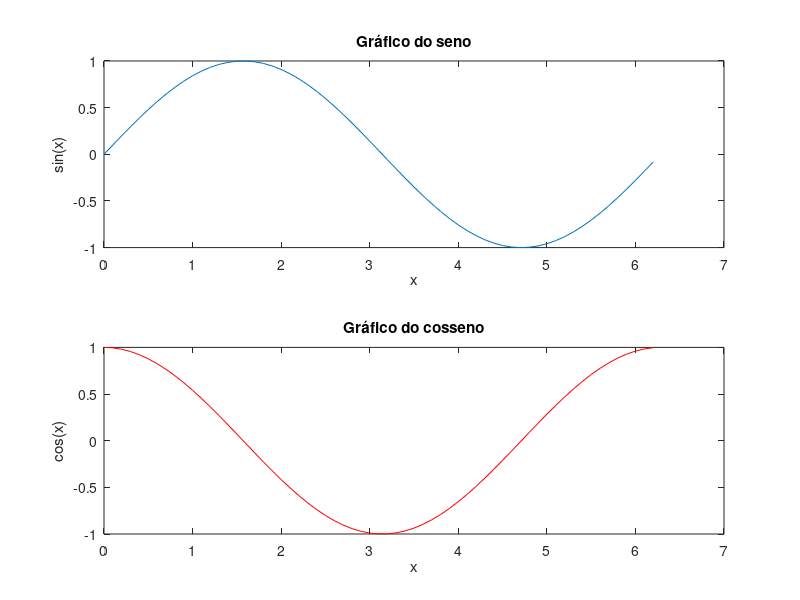

Write the MATLAB code that produced this figure.
% Gŕaficos em MATLAB
x = 0:0.1:2*pi;
y1 = sin(x);
y2 = cos(x);

figure
subplot(2,1,1)
plot(x, y1)
xlabel('x')
ylabel('sin(x)')
title('Gráfico do seno')

subplot(2,1,2)
plot(x, y2, 'r')
xlabel('x')
ylabel('cos(x)')
title('Gráfico do cosseno')